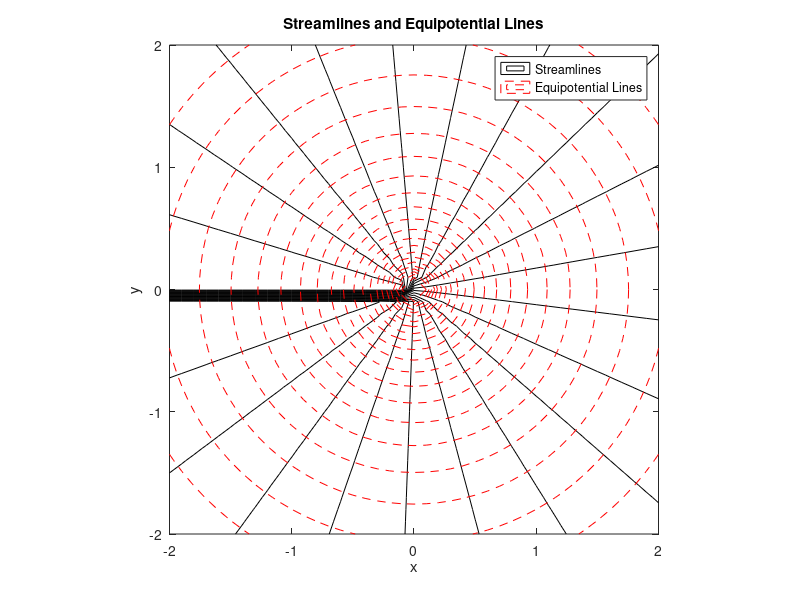

Write the MATLAB code that produced this figure.
% Define grid
[x, y] = meshgrid(-2:0.1:2, -2:0.1:2);
% Calculate velocity potential and stream function
phi = 2*log(sqrt(x.^2 + y.^2));
psi = 2*atan2(y, x);

% Plot streamlines
contour(x, y, psi, 20, 'k'); % solid black lines for streamlines
hold on
% Plot equipotential lines
contour(x, y, phi, 20, '--r'); % dashed red lines for equipotential lines
xlabel('x');
ylabel('y');
title('Streamlines and Equipotential Lines');
legend('Streamlines', 'Equipotential Lines');
axis equal;
